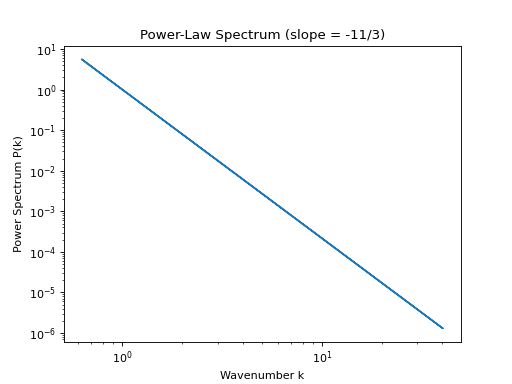

Write the Python code that produced this figure.
from pisces.math_utils.random_fields import generate_power_law_power_spectrum
L, n = 10.0, 128
k_grid = np.fft.fftfreq(n, d=L/n) * 2 * np.pi
k_mag = np.abs(k_grid)
power_spectrum = generate_power_law_power_spectrum(slope=-11/3)
ps_array = power_spectrum(k_mag)

import matplotlib.pyplot as plt
plt.loglog(k_mag[1:], ps_array[1:])  # skip k=0
plt.xlabel('Wavenumber k')
plt.ylabel('Power Spectrum P(k)')
plt.title('Power-Law Spectrum (slope = -11/3)')
plt.show()
